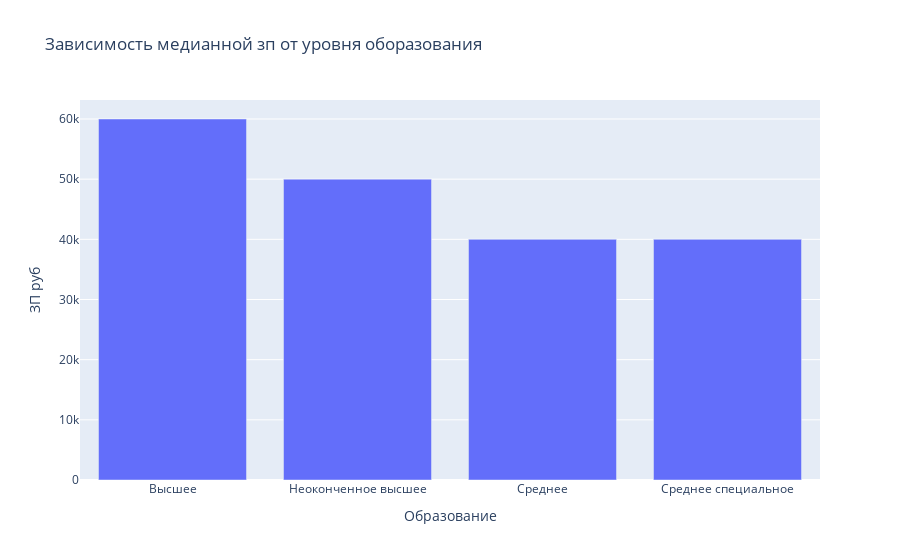

Source (notebook cell):
### Markdown cell above
4. Постройте диаграмму, которая показывает зависимость **медианной** желаемой заработной платы (**"ЗП (руб)"**) от уровня образования (**"Образование"**). Используйте для диаграммы данные о резюме, где желаемая заработная плата меньше 1 млн рублей.
*Сделайте выводы по представленной диаграмме: для каких уровней образования наблюдаются наибольшие и наименьшие уровни желаемой заработной платы? Как вы считаете, важен ли признак уровня образования при прогнозировании заработной платы?*

### Code cell
# группируем нужные нам данные
grouped_data = hh_database[hh_database['ЗП руб']<1e6].groupby('Образование', as_index=False)['ЗП руб'].median()

fig = px.bar(
    data_frame=grouped_data,
    x='Образование',
    y='ЗП руб',
    title='Зависимость медианной зп от уровня оборазования'
)
fig.show()

### Figure 1 — Plotly figure (JSON) as saved in the notebook; plotly's stock layout.template omitted (floating-point values rounded to 4 significant figures)
{"data": [{"alignmentgroup": "True", "hovertemplate": "Образование=%{x}<br>ЗП руб=%{y}<extra></extra>", "legendgroup": "", "marker": {"color": "#636efa", "pattern": {"shape": ""}}, "name": "", "offsetgroup": "", "orientation": "v", "showlegend": false, "textposition": "auto", "type": "bar", "x": ["Высшее", "Неоконченное высшее", "Среднее", "Среднее специальное"], "xaxis": "x", "y": [60000, 50000, 40000, 40000], "yaxis": "y"}], "layout": {"barmode": "relative", "legend": {"tracegroupgap": 0}, "title": {"text": "Зависимость медианной зп от уровня оборазования"}, "xaxis": {"anchor": "y", "domain": [0, 1], "title": {"text": "Образование"}}, "yaxis": {"anchor": "x", "domain": [0, 1], "title": {"text": "ЗП руб"}}}}
